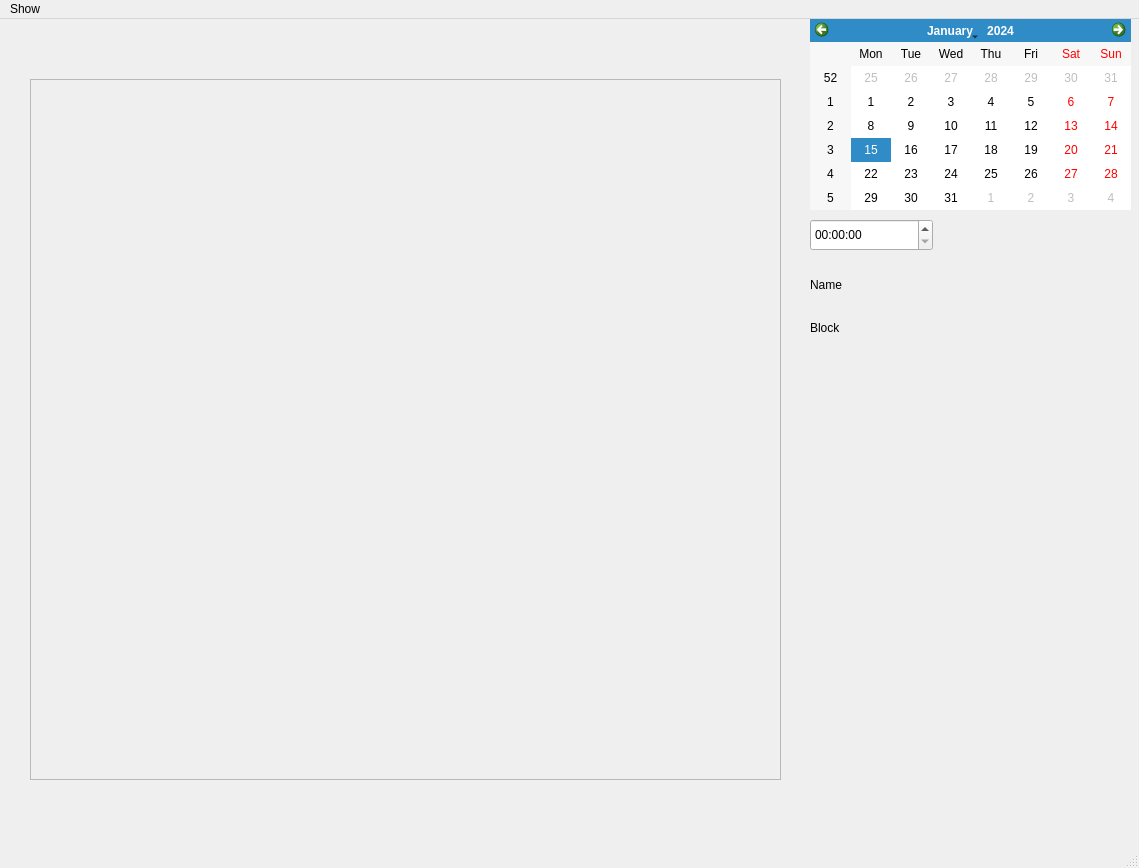
<?xml version="1.0" encoding="UTF-8"?>
<ui version="4.0">
 <class>MainWindow</class>
 <widget class="QMainWindow" name="MainWindow">
  <property name="geometry">
   <rect>
    <x>0</x>
    <y>0</y>
    <width>1139</width>
    <height>868</height>
   </rect>
  </property>
  <property name="windowTitle">
   <string>MainWindow</string>
  </property>
  <widget class="QWidget" name="centralwidget">
   <widget class="QCalendarWidget" name="calendarWidget">
    <property name="geometry">
     <rect>
      <x>810</x>
      <y>0</y>
      <width>321</width>
      <height>191</height>
     </rect>
    </property>
   </widget>
   <widget class="QTimeEdit" name="timeEdit">
    <property name="geometry">
     <rect>
      <x>810</x>
      <y>200</y>
      <width>123</width>
      <height>32</height>
     </rect>
    </property>
   </widget>
   <widget class="QFrame" name="frame">
    <property name="geometry">
     <rect>
      <x>30</x>
      <y>60</y>
      <width>751</width>
      <height>701</height>
     </rect>
    </property>
    <property name="frameShape">
     <enum>QFrame::StyledPanel</enum>
    </property>
    <property name="frameShadow">
     <enum>QFrame::Raised</enum>
    </property>
   </widget>
   <widget class="QLabel" name="nameLabel">
    <property name="geometry">
     <rect>
      <x>810</x>
      <y>250</y>
      <width>101</width>
      <height>31</height>
     </rect>
    </property>
    <property name="text">
     <string>Name</string>
    </property>
   </widget>
   <widget class="QLabel" name="blockLabel">
    <property name="geometry">
     <rect>
      <x>810</x>
      <y>300</y>
      <width>58</width>
      <height>18</height>
     </rect>
    </property>
    <property name="text">
     <string>Block</string>
    </property>
   </widget>
  </widget>
  <widget class="QMenuBar" name="menubar">
   <property name="geometry">
    <rect>
     <x>0</x>
     <y>0</y>
     <width>1139</width>
     <height>30</height>
    </rect>
   </property>
   <widget class="QMenu" name="menuShow">
    <property name="title">
     <string>Show</string>
    </property>
   </widget>
   <addaction name="menuShow"/>
  </widget>
  <widget class="QStatusBar" name="statusbar"/>
 </widget>
 <resources/>
 <connections/>
</ui>
